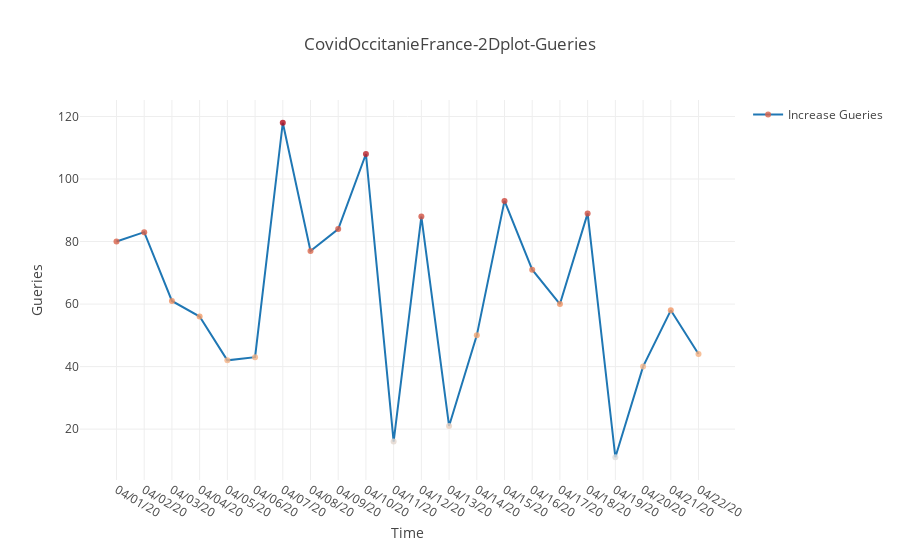

The notebook cell saved with this chart:
### Code cell
trace_guerie, a2 = create_2d_plot(plot_df=df, x_name="Date", y_name="Increase Gueries")

data = [trace_guerie]

layout = go.Layout(
    title=f"CovidOccitanieFrance-2Dplot-Gueries",
    xaxis=dict(title="Time"),
    yaxis=dict(title="Gueries"),
    showlegend=True,
) 
fig = go.Figure(data=data, layout=layout)
    
iplot(fig, filename="covid19-Occitanie")

### Figure 1 — Plotly figure (JSON) as saved in the notebook; plotly's stock layout.template omitted (floating-point values rounded to 4 significant figures)
{"data": [{"marker": {"color": [80, 83, 61, 56, 42, 43, 118, 77, 84, 108, 16, 88, 21, 50, 93, 71, 60, 89, 11, 40, 58, 44], "opacity": 0.8, "size": 6}, "mode": "lines+markers", "name": "Increase Gueries", "type": "scatter", "uid": "c1ef04d7-bd02-4d5d-946f-c249f195f607", "x": ["04/01/20", "04/02/20", "04/03/20", "04/04/20", "04/05/20", "04/06/20", "04/07/20", "04/08/20", "04/09/20", "04/10/20", "04/11/20", "04/12/20", "04/13/20", "04/14/20", "04/15/20", "04/16/20", "04/17/20", "04/18/20", "04/19/20", "04/20/20", "04/21/20", "04/22/20"], "y": [80, 83, 61, 56, 42, 43, 118, 77, 84, 108, 16, 88, 21, 50, 93, 71, 60, 89, 11, 40, 58, 44]}], "layout": {"showlegend": true, "title": {"text": "CovidOccitanieFrance-2Dplot-Gueries"}, "xaxis": {"title": {"text": "Time"}}, "yaxis": {"title": {"text": "Gueries"}}}}
